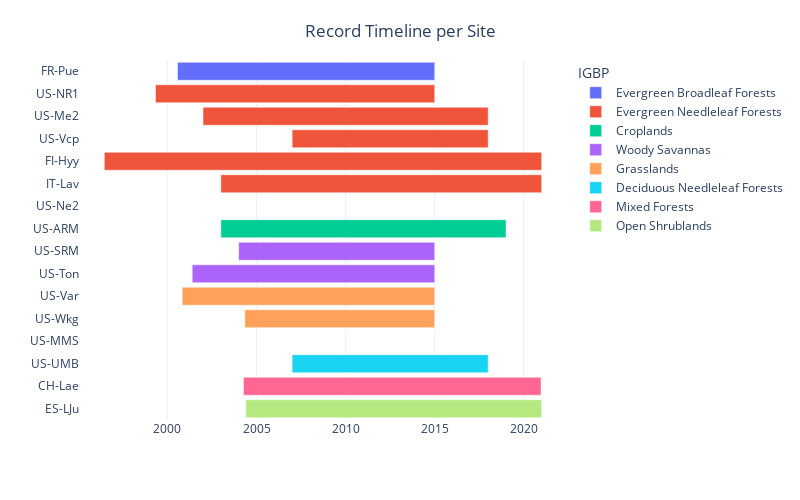

The notebook cell this image was saved under:
### Code cell
fig = px.timeline(site_metadata_df, x_start="start_time", x_end="end_time", y="site_id", color="IGBP")
fig.update_yaxes(title_text = "", title_standoff = 0,
                 showticklabels=True,
                 autorange="reversed") # otherwise tasks are listed from the bottom up
fig.update_layout(title={'text': "Record Timeline per Site",
                         'y':0.95,'x':0.5},
                  height = 500, width = 800,
                 template='plotly_white')
newnames = {
    'CRO': 'Croplands',
    'DBF': 'Deciduous Needleleaf Forests',
    'EBF': 'Evergreen Broadleaf Forests', 
    'ENF': 'Evergreen Needleleaf Forests',
    'GRA': 'Grasslands',
    'MF' : 'Mixed Forests',
    'OSH': 'Open Shrublands',
    'WSA': 'Woody Savannas'}
fig.for_each_trace(lambda t: t.update(name = newnames[t.name],
                                      legendgroup = newnames[t.name],
                                      hovertemplate = t.hovertemplate.replace(t.name, newnames[t.name])
                                     )
                  )

fig.show()

### Figure 1 — Plotly figure (JSON) as saved in the notebook; plotly's stock layout.template omitted (floating-point values rounded to 4 significant figures)
{"data": [{"alignmentgroup": "True", "base": ["2000-07-26T00:00:00"], "hovertemplate": "IGBP=Evergreen Broadleaf Forests<br>start_time=%{base}<br>end_time=%{x}<br>site_id=%{y}<extra></extra>", "legendgroup": "Evergreen Broadleaf Forests", "marker": {"color": "#636efa", "pattern": {"shape": ""}}, "name": "Evergreen Broadleaf Forests", "offsetgroup": "EBF", "orientation": "h", "showlegend": true, "textposition": "auto", "type": "bar", "x": [455499000000], "xaxis": "x", "y": ["FR-Pue"], "yaxis": "y"}, {"alignmentgroup": "True", "base": ["1999-05-02T00:00:00", "2002-01-01T00:00:00", "2007-01-01T00:00:00", "1996-06-18T00:00:00", "2003-01-01T00:00:00"], "hovertemplate": "IGBP=Evergreen Needleleaf Forests<br>start_time=%{base}<br>end_time=%{x}<br>site_id=%{y}<extra></extra>", "legendgroup": "Evergreen Needleleaf Forests", "marker": {"color": "#EF553B", "pattern": {"shape": ""}}, "name": "Evergreen Needleleaf Forests", "offsetgroup": "ENF", "orientation": "h", "showlegend": true, "textposition": "auto", "type": "bar", "x": [494465400000, 504919800000, 347153400000, 774401400000, 568078200000], "xaxis": "x", "y": ["US-NR1", "US-Me2", "US-Vcp", "FI-Hyy", "IT-Lav"], "yaxis": "y"}, {"alignmentgroup": "True", "base": [null, "2003-01-01T00:00:00"], "hovertemplate": "IGBP=Croplands<br>start_time=%{base}<br>end_time=%{x}<br>site_id=%{y}<extra></extra>", "legendgroup": "Croplands", "marker": {"color": "#00cc96", "pattern": {"shape": ""}}, "name": "Croplands", "offsetgroup": "CRO", "orientation": "h", "showlegend": true, "textposition": "auto", "type": "bar", "x": [null, 504919800000], "xaxis": "x", "y": ["US-Ne2", "US-ARM"], "yaxis": "y"}, {"alignmentgroup": "True", "base": ["2004-01-01T00:00:00", "2001-05-24T00:00:00"], "hovertemplate": "IGBP=Woody Savannas<br>start_time=%{base}<br>end_time=%{x}<br>site_id=%{y}<extra></extra>", "legendgroup": "Woody Savannas", "marker": {"color": "#ab63fa", "pattern": {"shape": ""}}, "name": "Woody Savannas", "offsetgroup": "WSA", "orientation": "h", "showlegend": true, "textposition": "auto", "type": "bar", "x": [347153400000, 429406200000], "xaxis": "x", "y": ["US-SRM", "US-Ton"], "yaxis": "y"}, {"alignmentgroup": "True", "base": ["2000-11-01T00:00:00", "2004-05-07T00:00:00"], "hovertemplate": "IGBP=Grasslands<br>start_time=%{base}<br>end_time=%{x}<br>site_id=%{y}<extra></extra>", "legendgroup": "Grasslands", "marker": {"color": "#FFA15A", "pattern": {"shape": ""}}, "name": "Grasslands", "offsetgroup": "GRA", "orientation": "h", "showlegend": true, "textposition": "auto", "type": "bar", "x": [447031800000, 336180600000], "xaxis": "x", "y": ["US-Var", "US-Wkg"], "yaxis": "y"}, {"alignmentgroup": "True", "base": [null, "2007-01-01T00:00:00"], "hovertemplate": "IGBP=Deciduous Needleleaf Forests<br>start_time=%{base}<br>end_time=%{x}<br>site_id=%{y}<extra></extra>", "legendgroup": "Deciduous Needleleaf Forests", "marker": {"color": "#19d3f3", "pattern": {"shape": ""}}, "name": "Deciduous Needleleaf Forests", "offsetgroup": "DBF", "orientation": "h", "showlegend": true, "textposition": "auto", "type": "bar", "x": [null, 347153400000], "xaxis": "x", "y": ["US-MMS", "US-UMB"], "yaxis": "y"}, {"alignmentgroup": "True", "base": ["2004-04-09T00:00:00"], "hovertemplate": "IGBP=Mixed Forests<br>start_time=%{base}<br>end_time=%{x}<br>site_id=%{y}<extra></extra>", "legendgroup": "Mixed Forests", "marker": {"color": "#FF6692", "pattern": {"shape": ""}}, "name": "Mixed Forests", "offsetgroup": "MF", "orientation": "h", "showlegend": true, "textposition": "auto", "type": "bar", "x": [526779000000], "xaxis": "x", "y": ["CH-Lae"], "yaxis": "y"}, {"alignmentgroup": "True", "base": ["2004-05-26T00:00:00"], "hovertemplate": "IGBP=Open Shrublands<br>start_time=%{base}<br>end_time=%{x}<br>site_id=%{y}<extra></extra>", "legendgroup": "Open Shrublands", "marker": {"color": "#B6E880", "pattern": {"shape": ""}}, "name": "Open Shrublands", "offsetgroup": "OSH", "orientation": "h", "showlegend": true, "textposition": "auto", "type": "bar", "x": [523927800000], "xaxis": "x", "y": ["ES-LJu"], "yaxis": "y"}], "layout": {"barmode": "overlay", "height": 500, "legend": {"title": {"text": "IGBP"}, "tracegroupgap": 0}, "margin": {"t": 60}, "title": {"text": "Record Timeline per Site", "x": 0.5, "y": 0.95}, "width": 800, "xaxis": {"anchor": "y", "domain": [0, 1], "type": "date"}, "yaxis": {"anchor": "x", "autorange": "reversed", "domain": [0, 1], "showticklabels": true, "title": {"standoff": 0, "text": ""}}}}
